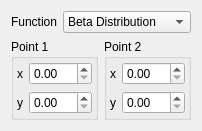
                        <widget class="QWidget" name="sfu2P">
                         <attribute name="title">
                          <string>Points</string>
                         </attribute>
                         <layout class="QGridLayout" name="gridLayout_58">
                          <item row="0" column="0">
                           <layout class="QVBoxLayout" name="verticalLayout_5">
                            <item>
                             <layout class="QGridLayout" name="sfu2PFunLayout">
                              <item row="0" column="0">
                               <widget class="QLabel" name="sfu2PFunLabel">
                                <property name="text">
                                 <string>Function</string>
                                </property>
                               </widget>
                              </item>
                              <item row="0" column="1">
                               <widget class="QComboBox" name="sfu2PFunCombo">
                                <item>
                                 <property name="text">
                                  <string>Beta Distribution</string>
                                 </property>
                                </item>
                                <item>
                                 <property name="text">
                                  <string>Cauchy</string>
                                 </property>
                                </item>
                                <item>
                                 <property name="text">
                                  <string>Extreme Value</string>
                                 </property>
                                </item>
                                <item>
                                 <property name="text">
                                  <string>Extreme Value (2)</string>
                                 </property>
                                </item>
                                <item>
                                 <property name="text">
                                  <string>Logistic</string>
                                 </property>
                                </item>
                                <item>
                                 <property name="text">
                                  <string>Normal</string>
                                 </property>
                                </item>
                               </widget>
                              </item>
                             </layout>
                            </item>
                            <item>
                             <layout class="QGridLayout" name="gridLayout_15">
                              <item row="0" column="0">
                               <widget class="QGroupBox" name="sfu2PPt1Group">
                                <property name="sizePolicy">
                                 <sizepolicy hsizetype="MinimumExpanding" vsizetype="Preferred">
                                  <horstretch>0</horstretch>
                                  <verstretch>0</verstretch>
                                 </sizepolicy>
                                </property>
                                <property name="title">
                                 <string>Point 1</string>
                                </property>
                                <layout class="QGridLayout" name="gridLayout_29">
                                 <property name="margin">
                                  <number>3</number>
                                 </property>
                                 <item row="0" column="0">
                                  <layout class="QGridLayout" name="gridLayout_17">
                                   <item row="0" column="0">
                                    <widget class="QLabel" name="sfu2PPt1XLabel">
                                     <property name="text">
                                      <string>x</string>
                                     </property>
                                    </widget>
                                   </item>
                                   <item row="0" column="1">
                                    <widget class="QDoubleSpinBox" name="sfu2PPt1XDSpin">
                                     <property name="sizePolicy">
                                      <sizepolicy hsizetype="MinimumExpanding" vsizetype="Fixed">
                                       <horstretch>0</horstretch>
                                       <verstretch>0</verstretch>
                                      </sizepolicy>
                                     </property>
                                     <property name="toolTip">
                                      <string extracomment="comment blah"/>
                                     </property>
                                    </widget>
                                   </item>
                                   <item row="1" column="0">
                                    <widget class="QLabel" name="sfu2PPt1YLabel">
                                     <property name="text">
                                      <string>y</string>
                                     </property>
                                    </widget>
                                   </item>
                                   <item row="1" column="1">
                                    <widget class="QDoubleSpinBox" name="sfu2PPt1YDSpin">
                                     <property name="sizePolicy">
                                      <sizepolicy hsizetype="MinimumExpanding" vsizetype="Fixed">
                                       <horstretch>0</horstretch>
                                       <verstretch>0</verstretch>
                                      </sizepolicy>
                                     </property>
                                     <property name="toolTip">
                                      <string/>
                                     </property>
                                    </widget>
                                   </item>
                                  </layout>
                                 </item>
                                </layout>
                               </widget>
                              </item>
                              <item row="0" column="1">
                               <widget class="QGroupBox" name="sfu2PPt2Group">
                                <property name="sizePolicy">
                                 <sizepolicy hsizetype="MinimumExpanding" vsizetype="Preferred">
                                  <horstretch>0</horstretch>
                                  <verstretch>0</verstretch>
                                 </sizepolicy>
                                </property>
                                <property name="title">
                                 <string>Point 2</string>
                                </property>
                                <layout class="QGridLayout" name="gridLayout_16">
                                 <property name="margin">
                                  <number>3</number>
                                 </property>
                                 <item row="0" column="0">
                                  <layout class="QGridLayout" name="gridLayout_14">
                                   <item row="0" column="0">
                                    <widget class="QLabel" name="sfu2PPt2XLabel">
                                     <property name="text">
                                      <string>x</string>
                                     </property>
                                    </widget>
                                   </item>
                                   <item row="0" column="1">
                                    <widget class="QDoubleSpinBox" name="sfu2PPt2XDSpin">
                                     <property name="sizePolicy">
                                      <sizepolicy hsizetype="MinimumExpanding" vsizetype="Fixed">
                                       <horstretch>0</horstretch>
                                       <verstretch>0</verstretch>
                                      </sizepolicy>
                                     </property>
                                     <property name="toolTip">
                                      <string extracomment="comment blah"/>
                                     </property>
                                    </widget>
                                   </item>
                                   <item row="1" column="0">
                                    <widget class="QLabel" name="sfu2PPt2YLabel">
                                     <property name="text">
                                      <string>y</string>
                                     </property>
                                    </widget>
                                   </item>
                                   <item row="1" column="1">
                                    <widget class="QDoubleSpinBox" name="sfu2PPt2YDSpin">
                                     <property name="sizePolicy">
                                      <sizepolicy hsizetype="MinimumExpanding" vsizetype="Fixed">
                                       <horstretch>0</horstretch>
                                       <verstretch>0</verstretch>
                                      </sizepolicy>
                                     </property>
                                     <property name="toolTip">
                                      <string/>
                                     </property>
                                    </widget>
                                   </item>
                                  </layout>
                                 </item>
                                </layout>
                               </widget>
                              </item>
                             </layout>
                            </item>
                           </layout>
                          </item>
                         </layout>
                        </widget>
